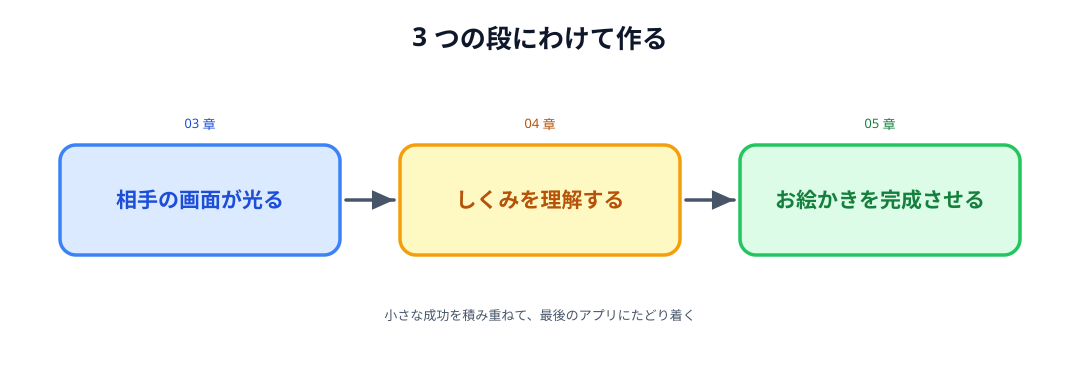

This chart was generated by the following Python code:
# 03-steps.svg
# スキーマ: SOURCE-PATH-GOAL（3 段のステップ）
# 03 章・04 章・05 章に対応させ、この教材の進み方そのものを見せる

import sys

sys.path.insert(0, "/Users/seekseep/.claude/skills/genfig")
from genfig import Canvas, PALETTE

c = Canvas(1080, 370)
c.text(540, 46, "3 つの段にわけて作る", scale="xl")

step1 = c.node(200, 200, "相手の画面が光る", shape="sticky", color="blue", w=280, h=110)
step2 = c.node(540, 200, "しくみを理解する", shape="sticky", color="yellow", w=280, h=110)
step3 = c.node(880, 200, "お絵かきを完成させる", shape="sticky", color="green", w=280, h=110)

c.link(step1, step2)
c.link(step2, step3)

c.text(200, 128, "03 章", scale="sm", fill=PALETTE["blue"]["text"])
c.text(540, 128, "04 章", scale="sm", fill=PALETTE["yellow"]["text"])
c.text(880, 128, "05 章", scale="sm", fill=PALETTE["green"]["text"])

c.text(540, 320, "小さな成功を積み重ねて、最後のアプリにたどり着く", scale="sm")

c.save("03-steps.svg")
